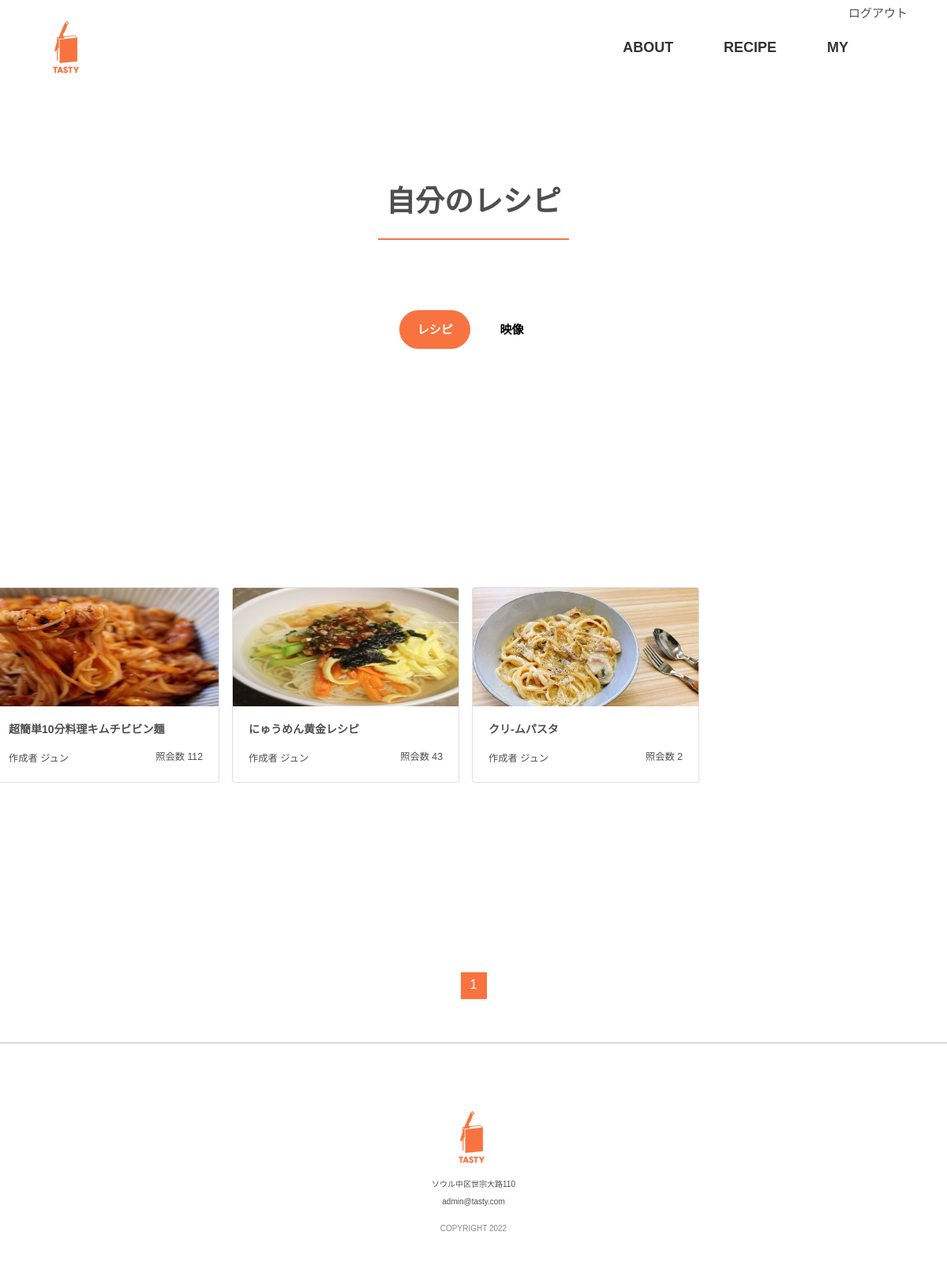
The page /my_recipe_write.php (signed in) on the database its author committed.
### tables this page shows
CREATE TABLE IF NOT EXISTS `recipe_write` (
  `recipe_id` int(11) NOT NULL AUTO_INCREMENT,
  `recipe_title` varchar(100) DEFAULT NULL,
  `recipe_introduce` text DEFAULT NULL,
  `writer` varchar(100) DEFAULT NULL,
  `regdate` datetime DEFAULT NULL,
  `recipe_thum` varchar(100) DEFAULT NULL,
  `hits` int(11) DEFAULT NULL,
  PRIMARY KEY (`recipe_id`)
);

### my_recipe_write.php (the view, shortened to what this page needs)
<!DOCTYPE html>
<html lang="ko">
<head>
    <link rel="stylesheet" href="https://cdnjs.cloudflare.com/ajax/libs/bootstrap/4.6.2/css/bootstrap.min.css" />
    <link rel="stylesheet" type="text/css" href="https://cdn.rawgit.com/moonspam/NanumSquare/master/nanumsquare.css">
    <link rel="stylesheet" href="css/slick.css">
    <link rel="stylesheet" href="https://cdn.linearicons.com/free/1.0.0/icon-font.min.css">
    <link rel="stylesheet" href="css/recipe.css">
</head>
<body>
    <div class="wrap">
        <?php include "template/nav.php" ?>
        <div class="recipe">
            <b style="font-size: 37px;">自分のレシピ</b>
            <hr style="border: solid 1px #F8733F;
                width: 20%;margin-top: 20px; margin-left: auto;margin-right: auto;">
            <div class="b-sel-box b-cate-basic">
                <br>
                <br>
                <a href="my_recipe_write.php"><button type="submit" class="b-sel-btn" style="font-weight:bold; background-color:#F8733F;color:#fff">レシピ</button></a>
                <a href="my_recipe_movie.php"><button type="submit" class="b-sel-btn" style="font-weight:bold;">映像</button></a>
            </div>
        </div>
        <nav>
        </nav>
        <div class="list con">
            <ul class="row">
                <?php
                $sort = isset($_REQUEST["sort"]) ? $_REQUEST["sort"] : "recipe_title";
                $numLines = 6;
                $numLinks = 3;
                $page = empty($_REQUEST["page"]) ? 1 : $_REQUEST["page"];
                $start = ($page - 1) * $numLines;
                require("db_connect.php");
                $query = $db->query("select * from my_recipe where id = '{$user_id}' ");
                $row = $query->fetch();
                if ($row) {
                    $query = $db->query("select * from member where id = '{$user_id}' ");
                    $row = $query->fetch();
                    $check_name = $row['nickname'];
                    $query = $db->query("select * from recipe_write where writer = '{$check_name}' order by $sort desc limit $start, $numLines");
                    while ($row = $query->fetch()) {
                ?>
                        <div class="card mr-3 mb-4" style="width: 18rem;">
                            <a href="recipe_view.php?num=<?= $row['recipe_id'] ?>">
                                <img src="<?= $row['recipe_thum'] ?>" class="card-img-top" width="250" height="150">
                            </a>
                            <div class="card-body">
                                <p class="font-weight-bold"><?= $row['recipe_title'] ?></p>
                                <small>作成者 <?= $row['writer'] ?> <span class="float-right">照会数 <?= $row['hits'] ?></span></small>
                            </div>
                        </div>
                    <?php
                    }
                } else {
                    ?>
                    <a style="font-size:20px;">登録したレシピがありません。</a>
                <?php
                }
                ?>
            </ul>
        </div>
        <div class="b-btn01 type01">
        </div>
        <?php
        $firstLink = floor(($page - 1) / $numLinks) * $numLinks + 1;
        $lastLink = $firstLink + $numLinks - 1;
        $query = $db->query("select * from member where id = '{$user_id}' ");
        $row = $query->fetch();
        $check_name = $row['nickname'];
        $numRecords = $query = $db->query("select count(*) from recipe_write where writer = '{$check_name}' ")->fetchColumn();
        $numPage = ceil($numRecords / $numLines);
        if ($lastLink > $numPage) {
            $lastLink = $numPage;
        }
        ?>
        <div class="b-paging01 type01">
            <div class="b-paging-wrap">
                <ul>
                    <?php
                    for ($i = $firstLink; $i <= $lastLink; $i++) {
                    ?>
                        <li><a href="my_recipe_write.php?page=<?= $i ?>&sort=<?= $sort ?>" <?= ($i == $page) ? "class='active'" : $i ?>><?= ($i == $page) ? "$i" : $i ?></a></li>
                    <?php
                    }
                    ?>
                </ul>
            </div>
        </div>
</body>
<br><br>
<?php include "template/footer.php" ?>
</body>
</html>

### template/nav.php (shortened to what this page needs)
<header>
		<div class="top">
		<div class="wrapper">
		<ul class="top-menu">
            <?php
            if(isset($_SESSION["userId"]) || isset($_SESSION["userName"])) {
               $user_id = $_SESSION["userId"];
?>
               <li class="test mt-1"><a href="logout.php"><p>ログアウト</p></a></li>
<?php
            } else {
?>
               <li class="test mt-1"><a href="join_screen.php"><p>新規登録</p></a></li>
			      <li class="test mt-1"><a href="login_screen.php"><p>ログイン</p></a></li>
<?php
            }
 ?>
	    </ul>
	    </div>
	    </div>
          <a href="index.php" class="logo"><img src="img/logo1.png" style="max-width: 100%;"></a>
          <nav>
              <ul class="gnb" style="font-weight: 800;">
				      <li><a href="index.php#about">About</a></li>
                  <li><a href="recipe_write.php">Recipe</a></li>
				      <li><a href="my.php">MY</a></li>
              </ul>
          </nav>
</header>

### template/footer.php
<footer class="mb-4">
           <h2 class="footerLogo"><img src="img/logo1.png"></h2>
           <ul>
               <li class="mb-2">ソウル中区世宗大路110</li>
               <li>admin@tasty.com</li>
               <li><span class="copyright">COPYRIGHT 2022</span></li>
           </ul>
</footer>

### css/recipe.css (style rules this page uses)
* { margin: 0;padding: 0; }
a { color: inherit; text-decoration: inherit; }
img { vertical-align: middle; }
a img { border: none; }
li { list-style: none; }
body { font-family: 'NanumSquare', sans-serif !important; font-size: 14px; color:#4e4e4e; line-height: 1.4; }
.wrap { width: 100%; min-width: 1100px; overflow: hidden; }
header .wrapper { margin: 0 auto; margin-right: 45px; }
header .top { position: relative; left: 0; padding: 0; width: 100%; height: 0px; padding-top: 0px;margin-left: 75px; }
header .top p { font-size: 15px; line-height: 25px; }
header .top-menu { display: inline; }
header .top-menu li { display: inline-block; }
header .top-menu .test { float:right; padding-right: 20px; }
header .top-menu .test a p { float: right; }
header { width: 100%; height: 120px; line-height: 120px; padding: 0 60px; box-sizing: border-box; position: fixed; top:0; z-index: 100; background-color: #fff; }
header .logo { display: block; font-size: 42px; font-weight: 900;letter-spacing: -6px; color: #F8733F; margin-left:-18px; float: left; }
header nav { float: right; }
header nav .gnb li { display: inline-block; margin-left: 60px; }
header nav .gnb li a { display: block; font-size: 18px; text-transform: uppercase; position: relative; color:#333; text-decoration: none; }
header nav .gnb li a:after { content: ''; width: 0%;height: 1px; position: absolute;background: #F8733F; bottom: 47px; left: 50%; transform: translateX(-50%);transition: all 0.5s; }
html { scroll-behavior: smooth; }
body .recipe { font-size: 26px; margin-top: 230px; text-align: center; }
.recipe .b-sel-btn { width:90px;padding:14px 10px;border:none; border-radius:30px; background-color:white;font-size:15px;color:#000;box-sizing:border-box;vertical-align:middle; outline: none }
.con { margin-top: 100px; margin-left: auto; margin-right: auto; }
.row::after { content: ""; display: block; clear: both; }
html, body { overflow-x: hidden; }
.con { max-width: 1500px; }
.list > ul { margin: 0 -10px; }
.b-paging01.type01 .b-paging-wrap ul { padding:50px 0 0;text-align:center; }
.b-paging01.type01 .b-paging-wrap ul li { display:inline-block;margin:0 3px;vertical-align:middle; }
.b-paging01.type01 .b-paging-wrap ul li a { display:block;position:relative;border:1px solid #ccc;font-weight:300;font-size:16px;color:#7b7b7b;box-sizing:border-box; }
.b-paging01.type01 .b-paging-wrap ul li:not(.pager) a { padding:4px 0 5px;min-width:33px; }
.b-paging01.type01 .b-paging-wrap ul li a.active { padding:5px 0 6px;border:none;background:#F8733F;color:#fff; }
footer { padding: 80px 0 0; text-align: center; border-top: solid 0.5px #bbbbbb; }
footer ul li { font-size: 10px; line-height: 1.4; }
footer ul li .copyright { font-size: 10px; font-weight: 100; color:#888; display: block; margin-top:20px; padding-bottom: 20px; }

### rows shown on the page
recipe_write: recipe_thum (picture), recipe_title "超簡単10分料理キムチビビン麺", writer "ジュン", hits "112"
recipe_write: recipe_thum (picture), recipe_title "にゅうめん黄金レシピ", writer "ジュン", hits "43"
recipe_write: recipe_thum (picture), recipe_title "クリ-ムパスタ", writer "ジュン", hits "2"
